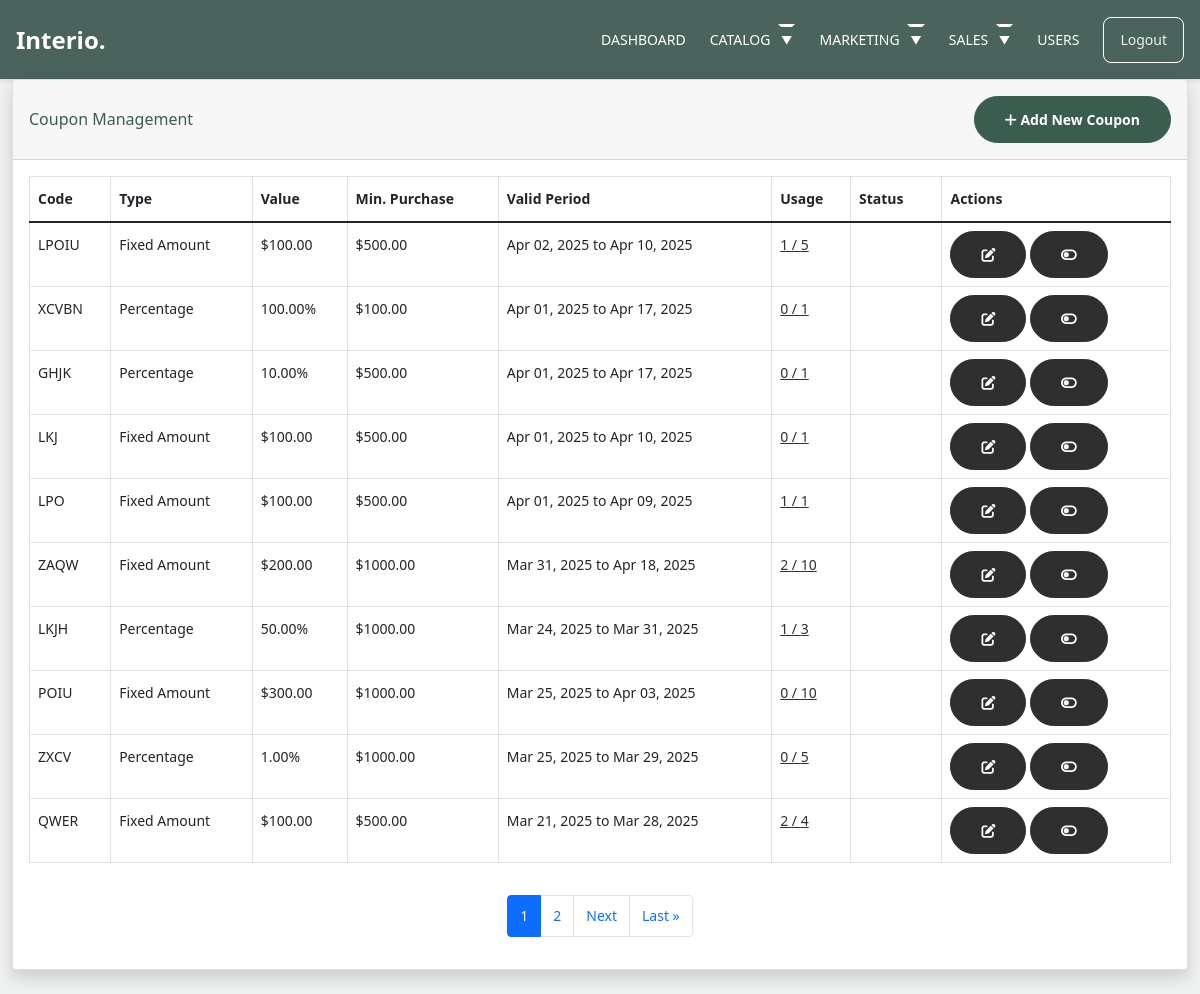
Screenshot of /adminn/coupons/ (signed in) with the database file from the repository.
### orders/models.py (models this page shows, shortened)
class Coupon(models.Model):
    code = models.CharField(max_length=50, unique=True)
    discount_type = models.CharField(max_length=10, choices=[
        ('percentage', 'Percentage'),
        ('fixed', 'Fixed Amount')
    ])
    discount_value = models.DecimalField(max_digits=10, decimal_places=2)
    minimum_purchase = models.DecimalField(max_digits=10, decimal_places=2, default=0)
    valid_from = models.DateTimeField()
    valid_to = models.DateTimeField()
    max_usage = models.IntegerField(default=1)
    times_used = models.IntegerField(default=0)
    is_active = models.BooleanField(default=True)
    created_at = models.DateTimeField(auto_now_add=True)

### adminn/views.py (the view, shortened to what this page needs)
# urls.py: path('coupons/', views.admin_coupon_list, name='admin_coupon_list'),
@user_passes_test(lambda u: u.is_superadmin)
def admin_coupon_list(request):
    query = request.GET.get('query', '')
    status = request.GET.get('status', '')
    coupons = Coupon.objects.all().order_by('-created_at')
    if query:
        coupons = coupons.filter(Q(code__icontains=query))
    for coupon in coupons:
        coupon.usage_count = CouponUsage.objects.filter(coupon=coupon).count()
        if timezone.now() > coupon.valid_to:
            coupon.status = "Expired"
        elif not coupon.is_active:
            coupon.status = "Inactive"
        else:
            coupon.status = "Active"
    paginator = Paginator(coupons, 10)
    page = request.GET.get('page')
    paged_coupons = paginator.get_page(page)
    context = {
        'coupons': paged_coupons,
        'query': query,
        'status': status,
    }
    return render(request, 'adminn/coupon_list.html', context)

### carts/context_processors.py (called while the page is built, shortened)
def counter(request):
    cart_count = 0
    if 'admin' in request.path:
        return {}
    return dict(cart_count=cart_count)

### category/context_processors.py (called while the page is built)
def menu_links(request):
    links = Category.objects.all()
    return dict(links=links)

### templates/adminn/coupon_list.html (shortened to what this page needs)
{% extends 'adminn/adminbase.html' %}
{% load static %}
{% block content %}
<div class="container-fluid">
    <div class="card shadow mb-4">
        <div class="card-header py-3 d-flex flex-row align-items-center justify-content-between">
            <h6 class="m-0 font-weight-bold text-primary">Coupon Management</h6>
            <a href="{% url 'adminn:admin_add_coupon' %}" class="btn btn-primary btn-sm">
                <i class="fas fa-plus"></i> Add New Coupon
            </a>
        </div>
        <div class="card-body">
            <div class="table-responsive">
                <table class="table table-bordered" width="100%" cellspacing="0">
                    <thead>
                        <tr>
                            <th>Code</th>
                            <th>Type</th>
                            <th>Value</th>
                            <th>Min. Purchase</th>
                            <th>Valid Period</th>
                            <th>Usage</th>
                            <th>Status</th>
                            <th>Actions</th>
                        </tr>
                    </thead>
                    <tbody>
                        {% for coupon in coupons %}
                        <tr>
                            <td>{{ coupon.code }}</td>
                            <td>
                                {% if coupon.discount_type == 'percentage' %}
                                    Percentage
                                {% else %}
                                    Fixed Amount
                                {% endif %}
                            </td>
                            <td>
                                {% if coupon.discount_type == 'percentage' %}
                                    {{ coupon.discount_value }}%
                                {% else %}
                                    ${{ coupon.discount_value }}
                                {% endif %}
                            </td>
                            <td>${{ coupon.minimum_purchase }}</td>
                            <td>
                                {{ coupon.valid_from|date:"M d, Y" }} to
                                {{ coupon.valid_to|date:"M d, Y" }}
                            </td>
                            <td>
                                <a href="{% url 'adminn:admin_coupon_usage' coupon.id %}">
                                    {{ coupon.usage_count }} / {{ coupon.max_usage }}
                                </a>
                            </td>
                            <td>
                                {% if coupon.status == "Active" %}
                                    <span class="badge badge-success">Active</span>
                                {% elif coupon.status == "Expired" %}
                                    <span class="badge badge-danger">Expired</span>
                                {% else %}
                                    <span class="badge badge-secondary">Inactive</span>
                                {% endif %}
                            </td>
                            <td>
                                <a href="{% url 'adminn:admin_edit_coupon' coupon.id %}" class="btn btn-sm btn-info">
                                    <i class="fas fa-edit"></i>
                                </a>
                                <a href="{% url 'adminn:admin_toggle_coupon' coupon.id %}" class="btn btn-sm {% if coupon.is_active %}btn-warning{% else %}btn-success{% endif %}">
                                    {% if coupon.is_active %}
                                        <i class="fas fa-toggle-off"></i>
                                    {% else %}
                                        <i class="fas fa-toggle-on"></i>
                                    {% endif %}
                                </a>
                            </td>
                        </tr>
                        {% empty %}
                        <tr>
                            <td colspan="8" class="text-center">No coupons found.</td>
                        </tr>
                        {% endfor %}
                    </tbody>
                </table>
            </div>
            {% if coupons.has_other_pages %}
            <div class="pagination mt-3 justify-content-center">
                <ul class="pagination">
                    {% for i in coupons.paginator.page_range %}
                        {% if coupons.number == i %}
                        <li class="page-item active">
                            <span class="page-link">{{ i }}</span>
                        </li>
                        {% elif i > coupons.number|add:'-3' and i < coupons.number|add:'3' %}
                        <li class="page-item">
                            <a class="page-link" href="?page={{ i }}{% if query %}&query={{ query }}{% endif %}{% if status %}&status={{ status }}{% endif %}">{{ i }}</a>
                        </li>
                        {% endif %}
                    {% endfor %}
                    {% if coupons.has_next %}
                    <li class="page-item">
                        <a class="page-link" href="?page={{ coupons.next_page_number }}{% if query %}&query={{ query }}{% endif %}{% if status %}&status={{ status }}{% endif %}">Next</a>
                    </li>
                    <li class="page-item">
                        <a class="page-link" href="?page={{ coupons.paginator.num_pages }}{% if query %}&query={{ query }}{% endif %}{% if status %}&status={{ status }}{% endif %}">Last &raquo;</a>
                    </li>
                    {% endif %}
                </ul>
            </div>
            {% endif %}
        </div>
    </div>
</div>
{% endblock %}

### static/css/style.css (style rules this page uses)
body { overflow-x: hidden; position: relative; }
body { font-family: "Inter", sans-serif; font-weight: 400; line-height: 28px; color: #6a6a6a; font-size: 14px; background-color: #eff2f1; }
a { text-decoration: none; -webkit-transition: .3s all ease; -o-transition: .3s all ease; transition: .3s all ease; color: #2f2f2f; text-decoration: underline; }
.btn { font-weight: 600; padding: 12px 30px; border-radius: 30px; color: #ffffff; background: #2f2f2f; border-color: #2f2f2f; }
.btn.btn-primary { background: #3b5d50; border-color: #3b5d50; }
.text-primary { color: #3b5d50 !important; }

### templates/adminn/adminheader.html (style rules this page uses)
* { margin: 0; padding: 0; box-sizing: border-box; font-family: system-ui, -apple-system, BlinkMacSystemFont, 'Segoe UI', sans-serif; }

### rows the page displays
Coupon: code "LPOIU", discount_type "Fixed Amount", discount_value "100.00", minimum_purchase "500.00", valid_from "Apr 02, 2025", valid_to "Apr 10, 2025", usage_count "1", max_usage "5", is_active True (drawn)
Coupon: code "XCVBN", discount_type "Percentage", discount_value "100.00", minimum_purchase "100.00", valid_from "Apr 01, 2025", valid_to "Apr 17, 2025", usage_count "0", max_usage "1", is_active True (drawn)
Coupon: code "GHJK", discount_type "Percentage", discount_value "10.00", minimum_purchase "500.00", valid_from "Apr 01, 2025", valid_to "Apr 17, 2025", usage_count "0", max_usage "1", is_active True (drawn)
Coupon: code "LKJ", discount_type "Fixed Amount", discount_value "100.00", minimum_purchase "500.00", valid_from "Apr 01, 2025", valid_to "Apr 10, 2025", usage_count "0", max_usage "1", is_active True (drawn)
Coupon: code "LPO", discount_type "Fixed Amount", discount_value "100.00", minimum_purchase "500.00", valid_from "Apr 01, 2025", valid_to "Apr 09, 2025", usage_count "1", max_usage "1", is_active True (drawn)
Coupon: code "ZAQW", discount_type "Fixed Amount", discount_value "200.00", minimum_purchase "1000.00", valid_from "Mar 31, 2025", valid_to "Apr 18, 2025", usage_count "2", max_usage "10", is_active True (drawn)
Coupon: code "LKJH", discount_type "Percentage", discount_value "50.00", minimum_purchase "1000.00", valid_from "Mar 24, 2025", valid_to "Mar 31, 2025", usage_count "1", max_usage "3", is_active True (drawn)
Coupon: code "POIU", discount_type "Fixed Amount", discount_value "300.00", minimum_purchase "1000.00", valid_from "Mar 25, 2025", valid_to "Apr 03, 2025", usage_count "0", max_usage "10", is_active True (drawn)
Coupon: code "ZXCV", discount_type "Percentage", discount_value "1.00", minimum_purchase "1000.00", valid_from "Mar 25, 2025", valid_to "Mar 29, 2025", usage_count "0", max_usage "5", is_active True (drawn)
Coupon: code "QWER", discount_type "Fixed Amount", discount_value "100.00", minimum_purchase "500.00", valid_from "Mar 21, 2025", valid_to "Mar 28, 2025", usage_count "2", max_usage "4", is_active True (drawn)

### other values shown
{{ i }} "1"
{{ i }} "2"
